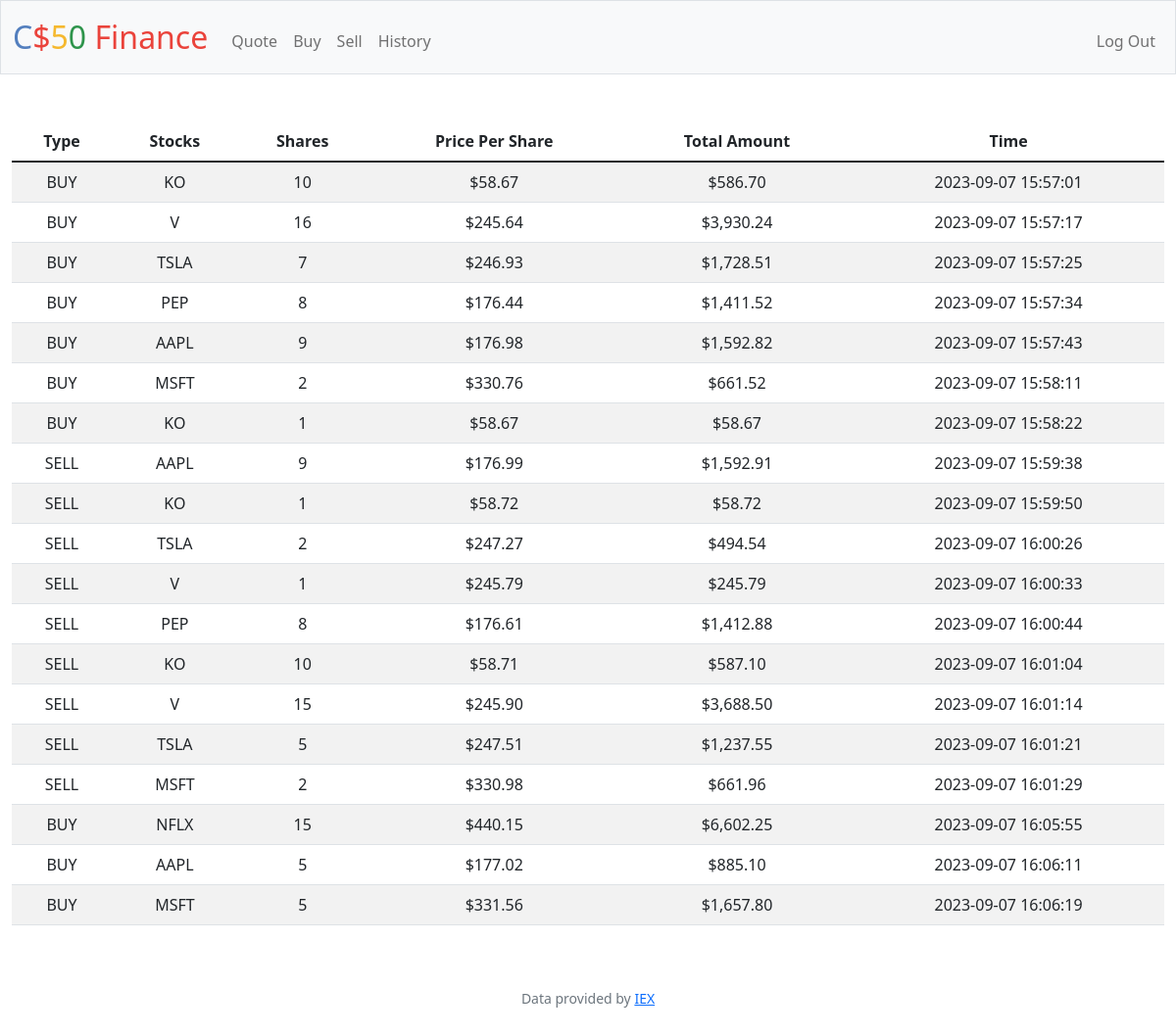
The app's page /history (signed in) with its own data.
### tables this page shows
CREATE TABLE transactions
(
    user_id INTEGER NOT NULL,
    symbol TEXT NOT NULL,
    shares INTEGER NOT NULL,
    amount REAL,
    balance REAL,
    timestamp TEXT, stock_price REAL, type TEXT NOT NULL,
    FOREIGN KEY (user_id) REFERENCES users(id)
);

### app.py (the view)
@app.route("/history")
@login_required
def history():
    user = session["user_id"]
    data = db.execute(
        "SELECT type, symbol, shares, stock_price, amount, timestamp FROM transactions WHERE user_id = ?",
        user,
    )
    stocks = []
    for row in data:
        stocks.append(row)
    return render_template("history.html", stocks=stocks)

### app.py (called while the page is built)
@app.after_request
def after_request(response):
    response.headers["Cache-Control"] = "no-cache, no-store, must-revalidate"
    response.headers["Expires"] = 0
    response.headers["Pragma"] = "no-cache"
    return response

### helpers.py (called while the page is built)
def login_required(f):
    @wraps(f)
    def decorated_function(*args, **kwargs):
        if session.get("user_id") is None:
            return redirect("/login")
        return f(*args, **kwargs)
    return decorated_function

def usd(value):
    return f"${value:,.2f}"

### templates/history.html (shortened to what this page needs)
{% extends "layout.html" %}
{% block main %}
    <div class="mb-3">
        <table class="table table-striped">
            <thead>
                <tr>
                    <th>Type</th>
                    <th>Stocks</th>
                    <th>Shares</th>
                    <th>Price Per Share</th>
                    <th>Total Amount</th>
                    <th>Time</th>
                </tr>
            </thead>
            <tbody>
                {% for stock in stocks %}
                <tr>
                    <td>{{ stock["type"] }}</td>
                    <td>{{ stock["symbol"] }}</td>
                    <td>{{ stock["shares"] }}</td>
                    <td>{{ stock["stock_price"] | usd }}</td>
                    <td>{{ stock["amount"] | usd }}</td>
                    <td>{{ stock["timestamp"] }}</td>
                </tr>
                {% endfor %}
            </tbody>
        </table>
    </div>
{% endblock %}

### templates/layout.html (shortened to what this page needs)
<!DOCTYPE html>
<html lang="en">
    <head>
        <link href="https://cdn.jsdelivr.net/npm/bootstrap@5.1.3/dist/css/bootstrap.min.css" rel="stylesheet">
        <link href="/static/styles.css" rel="stylesheet">
    </head>
    <body>
        <nav class="bg-light border navbar navbar-expand-md navbar-light">
            <div class="container-fluid">
                <a class="navbar-brand" href="/"><span class="blue">C</span><span class="red">$</span><span class="yellow">5</span><span class="green">0</span> <span class="red">Finance</span></a>
                <div class="collapse navbar-collapse" id="navbar">
                    {% if session["user_id"] %}
                        <ul class="navbar-nav me-auto mt-2">
                            <li class="nav-item"><a class="nav-link" href="/quote">Quote</a></li>
                            <li class="nav-item"><a class="nav-link" href="/buy">Buy</a></li>
                            <li class="nav-item"><a class="nav-link" href="/sell">Sell</a></li>
                            <li class="nav-item"><a class="nav-link" href="/history">History</a></li>
                        </ul>
                        <ul class="navbar-nav ms-auto mt-2">
                            <li class="nav-item"><a class="nav-link" href="/logout">Log Out</a></li>
                        </ul>
                    {% else %}
                        <ul class="navbar-nav ms-auto mt-2">
                            <li class="nav-item"><a class="nav-link" href="/register">Register</a></li>
                            <li class="nav-item"><a class="nav-link" href="/login">Log In</a></li>
                        </ul>
                    {% endif %}
                </div>
            </div>
        </nav>
        <main class="container-fluid py-5 text-center">
            {% block main %}{% endblock %}
        </main>
        <footer class="mb-5 small text-center text-muted">
            Data provided by <a href="https://iexcloud.io/">IEX</a>
        </footer>
    </body>
</html>

### static/styles.css (style rules this page uses)
nav .navbar-brand { font-size: xx-large; }
nav .navbar-brand .blue { color: #537fbe; }
nav .navbar-brand .red { color: #ea433b; }
nav .navbar-brand .yellow { color: #f5b82e; }
nav .navbar-brand .green { color: #2e944b; }

### records on screen
transactions: type "BUY", symbol "KO", shares "10", stock_price "$58.67", amount "$586.70", timestamp "2023-09-07 15:57:01"
transactions: type "BUY", symbol "V", shares "16", stock_price "$245.64", amount "$3,930.24", timestamp "2023-09-07 15:57:17"
transactions: type "BUY", symbol "TSLA", shares "7", stock_price "$246.93", amount "$1,728.51", timestamp "2023-09-07 15:57:25"
transactions: type "BUY", symbol "PEP", shares "8", stock_price "$176.44", amount "$1,411.52", timestamp "2023-09-07 15:57:34"
transactions: type "BUY", symbol "AAPL", shares "9", stock_price "$176.98", amount "$1,592.82", timestamp "2023-09-07 15:57:43"
transactions: type "BUY", symbol "MSFT", shares "2", stock_price "$330.76", amount "$661.52", timestamp "2023-09-07 15:58:11"
transactions: type "BUY", symbol "KO", shares "1", stock_price "$58.67", amount "$58.67", timestamp "2023-09-07 15:58:22"
transactions: type "SELL", symbol "AAPL", shares "9", stock_price "$176.99", amount "$1,592.91", timestamp "2023-09-07 15:59:38"
transactions: type "SELL", symbol "KO", shares "1", stock_price "$58.72", amount "$58.72", timestamp "2023-09-07 15:59:50"
transactions: type "SELL", symbol "TSLA", shares "2", stock_price "$247.27", amount "$494.54", timestamp "2023-09-07 16:00:26"
transactions: type "SELL", symbol "V", shares "1", stock_price "$245.79", amount "$245.79", timestamp "2023-09-07 16:00:33"
transactions: type "SELL", symbol "PEP", shares "8", stock_price "$176.61", amount "$1,412.88", timestamp "2023-09-07 16:00:44"
transactions: type "SELL", symbol "KO", shares "10", stock_price "$58.71", amount "$587.10", timestamp "2023-09-07 16:01:04"
transactions: type "SELL", symbol "V", shares "15", stock_price "$245.90", amount "$3,688.50", timestamp "2023-09-07 16:01:14"
transactions: type "SELL", symbol "TSLA", shares "5", stock_price "$247.51", amount "$1,237.55", timestamp "2023-09-07 16:01:21"
transactions: type "SELL", symbol "MSFT", shares "2", stock_price "$330.98", amount "$661.96", timestamp "2023-09-07 16:01:29"
transactions: type "BUY", symbol "NFLX", shares "15", stock_price "$440.15", amount "$6,602.25", timestamp "2023-09-07 16:05:55"
transactions: type "BUY", symbol "AAPL", shares "5", stock_price "$177.02", amount "$885.10", timestamp "2023-09-07 16:06:11"
transactions: type "BUY", symbol "MSFT", shares "5", stock_price "$331.56", amount "$1,657.80", timestamp "2023-09-07 16:06:19"
